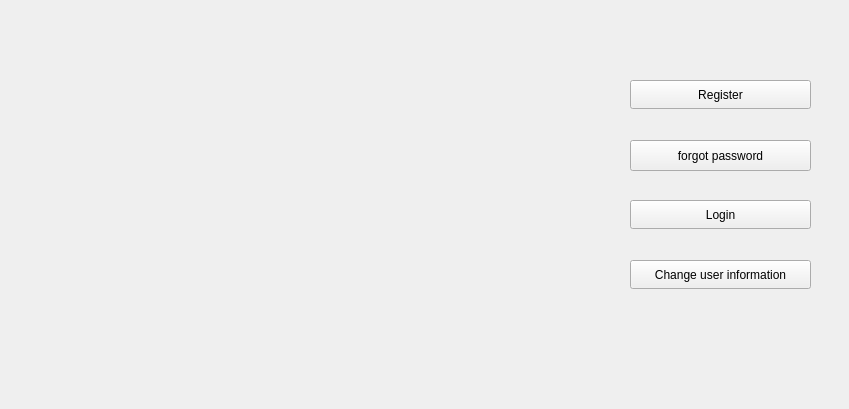
<?xml version="1.0" encoding="UTF-8"?>
<ui version="4.0">
 <class>Login</class>
 <widget class="QWidget" name="Login">
  <property name="geometry">
   <rect>
    <x>0</x>
    <y>0</y>
    <width>849</width>
    <height>409</height>
   </rect>
  </property>
  <property name="windowTitle">
   <string>Form</string>
  </property>
  <widget class="QPushButton" name="Register">
   <property name="geometry">
    <rect>
     <x>630</x>
     <y>80</y>
     <width>181</width>
     <height>29</height>
    </rect>
   </property>
   <property name="text">
    <string>Register</string>
   </property>
  </widget>
  <widget class="QPushButton" name="forgotPass">
   <property name="geometry">
    <rect>
     <x>630</x>
     <y>140</y>
     <width>181</width>
     <height>31</height>
    </rect>
   </property>
   <property name="text">
    <string>forgot password</string>
   </property>
  </widget>
  <widget class="QLabel" name="label">
   <property name="geometry">
    <rect>
     <x>-230</x>
     <y>70</y>
     <width>381</width>
     <height>251</height>
    </rect>
   </property>
   <property name="text">
    <string/>
   </property>
  </widget>
  <widget class="QLabel" name="label_2">
   <property name="geometry">
    <rect>
     <x>-30</x>
     <y>20</y>
     <width>631</width>
     <height>371</height>
    </rect>
   </property>
   <property name="styleSheet">
    <string notr="true">background-image: url(:/res/arm-bazi.png);</string>
   </property>
   <property name="text">
    <string/>
   </property>
  </widget>
  <widget class="QPushButton" name="login">
   <property name="geometry">
    <rect>
     <x>630</x>
     <y>200</y>
     <width>181</width>
     <height>29</height>
    </rect>
   </property>
   <property name="text">
    <string>Login</string>
   </property>
  </widget>
  <widget class="QPushButton" name="changeInformation">
   <property name="geometry">
    <rect>
     <x>630</x>
     <y>260</y>
     <width>181</width>
     <height>29</height>
    </rect>
   </property>
   <property name="text">
    <string>Change user information</string>
   </property>
  </widget>
 </widget>
 <resources/>
 <connections/>
</ui>
